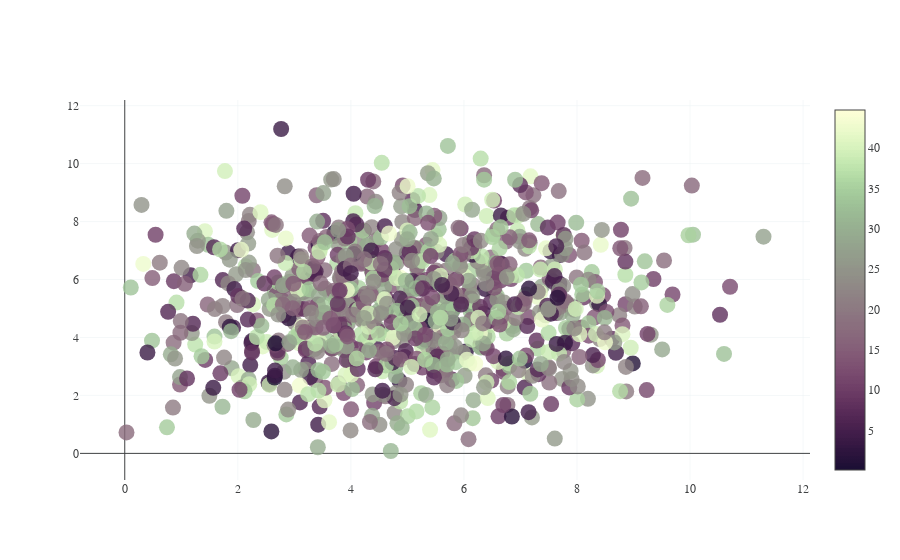

Here is the notebook cell this chart was saved with:
### Code cell
# Scatter - overlay
# Note I've also altered marker opacity

fig = go.Figure(data=go.Scatter(
    x = df.cont1,
    y = df.cont2,
    mode='markers',
    marker=dict(
        size=16,
        color=df.cont3, #set color equal to a variable
        colorscale=colormap_ptly, # one of plotly colorscales
        showscale=True,
        opacity = 0.8
    )
))

fig.show()

### Figure 1 — Plotly figure (JSON) as saved in the notebook; plotly's stock layout.template omitted (floating-point values rounded to 4 significant figures; data arrays with more than 128 entries replaced by an {"elided": "..."} marker saying what was removed)
{"data": [{"marker": {"color": {"elided": "1000 float values"}, "colorscale": {"elided": "255x2 mixed values"}, "opacity": 0.8, "showscale": true, "size": 16}, "mode": "markers", "type": "scatter", "x": {"elided": "1000 float values"}, "y": {"elided": "1000 float values"}}], "layout": {}}
